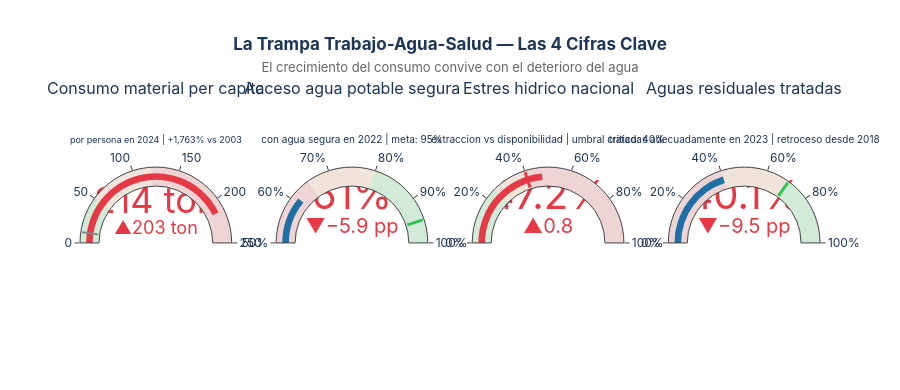

Notebook source saved alongside this figure:
### Markdown cell above
---
## Resumen Ejecutivo — Las 4 cifras del Trilema

### Code cell
# ══════════════════════════════════════════════════════════════════════════════
# FIGURA 1 — KPIs del Trilema (4 gauges)
# ══════════════════════════════════════════════════════════════════════════════

fig_kpi = make_subplots(
    rows=1, cols=4,
    subplot_titles=[
        'Consumo material per capita',
        'Acceso agua potable segura',
        'Estres hidrico nacional',
        'Aguas residuales tratadas'
    ],
    specs=[[{'type':'indicator'}]*4],
    horizontal_spacing=0.06
)

# KPI 1: Consumo material per cápita (explosion)
fig_kpi.add_trace(go.Indicator(
    mode='number+delta+gauge',
    value=214.0,
    delta={'reference': 11.5, 'valueformat':'.0f', 'suffix':' ton',
           'increasing':{'color': C_ALERTA}},
    number={'suffix':' ton', 'valueformat':'.0f',
            'font':{'size':36, 'color': C_ALERTA}},
    gauge={
        'axis':{'range':[0,250]},
        'bar':{'color': C_ALERTA,'thickness':0.35},
        'bgcolor':'#F0F0F0',
        'steps':[
            {'range':[0,50],  'color':'rgba(44,198,83,0.15)'},
            {'range':[50,120],'color':'rgba(244,162,97,0.15)'},
            {'range':[120,250],'color':'rgba(230,57,70,0.15)'}
        ],
        'threshold':{'line':{'color':'#888','width':2},'value':11.5}
    },
    title={'text':'por persona en 2024 | +1,763% vs 2003'}
), row=1, col=1)

# KPI 2: Acceso agua potable segura (retroceso)
fig_kpi.add_trace(go.Indicator(
    mode='number+delta+gauge',
    value=61.0,
    delta={'reference': 66.9, 'valueformat':'.1f', 'suffix':' pp',
           'decreasing':{'color': C_ALERTA}},
    number={'suffix':'%', 'valueformat':'.0f',
            'font':{'size':40, 'color': C_ALERTA}},
    gauge={
        'axis':{'range':[50,100], 'ticksuffix':'%'},
        'bar':{'color': C_AGUA,'thickness':0.35},
        'bgcolor':'#F0F0F0',
        'steps':[
            {'range':[50,65], 'color':'rgba(230,57,70,0.15)'},
            {'range':[65,80], 'color':'rgba(244,162,97,0.15)'},
            {'range':[80,100],'color':'rgba(44,198,83,0.15)'}
        ],
        'threshold':{'line':{'color': C_MEJORA,'width':3},'value':95}
    },
    title={'text':'con agua segura en 2022 | meta: 95%'}
), row=1, col=2)

# KPI 3: Estrés hídrico
fig_kpi.add_trace(go.Indicator(
    mode='number+delta+gauge',
    value=47.2,
    delta={'reference': 46.4, 'valueformat':'.1f',
           'increasing':{'color': C_ALERTA}},
    number={'suffix':'%', 'valueformat':'.1f',
            'font':{'size':40, 'color': C_ALERTA}},
    gauge={
        'axis':{'range':[0,100], 'ticksuffix':'%'},
        'bar':{'color': C_ALERTA,'thickness':0.35},
        'bgcolor':'#F0F0F0',
        'steps':[
            {'range':[0,25],  'color':'rgba(44,198,83,0.15)'},
            {'range':[25,40], 'color':'rgba(244,162,97,0.15)'},
            {'range':[40,100],'color':'rgba(230,57,70,0.15)'}
        ],
        'threshold':{'line':{'color': C_ALERTA,'width':3},'value':40}
    },
    title={'text':'extraccion vs disponibilidad | umbral critico: 40%'}
), row=1, col=3)

# KPI 4: Aguas residuales tratadas
fig_kpi.add_trace(go.Indicator(
    mode='number+delta+gauge',
    value=40.1,
    delta={'reference': 49.6, 'valueformat':'.1f', 'suffix':' pp',
           'decreasing':{'color': C_ALERTA}},
    number={'suffix':'%', 'valueformat':'.1f',
            'font':{'size':40, 'color': C_ALERTA}},
    gauge={
        'axis':{'range':[0,100], 'ticksuffix':'%'},
        'bar':{'color': C_AGUA,'thickness':0.35},
        'bgcolor':'#F0F0F0',
        'steps':[
            {'range':[0,40],  'color':'rgba(230,57,70,0.15)'},
            {'range':[40,70], 'color':'rgba(244,162,97,0.15)'},
            {'range':[70,100],'color':'rgba(44,198,83,0.15)'}
        ],
        'threshold':{'line':{'color': C_MEJORA,'width':3},'value':70}
    },
    title={'text':'tratadas adecuadamente en 2023 | retroceso desde 2018'}
), row=1, col=4)

fig_kpi.update_layout(
    title=dict(
        text='<b>La Trampa Trabajo-Agua-Salud — Las 4 Cifras Clave</b><br>'
             '<span style="font-size:13px;color:#666;font-weight:normal">'
             'El crecimiento del consumo convive con el deterioro del agua</span>',
        x=0.5, xanchor='center'
    ),
    height=390, paper_bgcolor='white',
    font=dict(family='Inter, Arial, sans-serif', color=C_LINEA)
)
fig_kpi.show()

### Figure 1 — Plotly figure (JSON) as saved in the notebook; plotly's stock layout.template omitted (floating-point values rounded to 4 significant figures)
{"data": [{"delta": {"increasing": {"color": "#E63946"}, "reference": 11.5, "suffix": " ton", "valueformat": ".0f"}, "domain": {"x": [0, 0.205], "y": [0, 1]}, "gauge": {"axis": {"range": [0, 250]}, "bar": {"color": "#E63946", "thickness": 0.35}, "bgcolor": "#F0F0F0", "steps": [{"color": "rgba(44,198,83,0.15)", "range": [0, 50]}, {"color": "rgba(244,162,97,0.15)", "range": [50, 120]}, {"color": "rgba(230,57,70,0.15)", "range": [120, 250]}], "threshold": {"line": {"color": "#888", "width": 2}, "value": 11.5}}, "mode": "number+delta+gauge", "number": {"font": {"color": "#E63946", "size": 36}, "suffix": " ton", "valueformat": ".0f"}, "title": {"text": "por persona en 2024 | +1,763% vs 2003"}, "type": "indicator", "value": 214}, {"delta": {"decreasing": {"color": "#E63946"}, "reference": 66.9, "suffix": " pp", "valueformat": ".1f"}, "domain": {"x": [0.265, 0.47], "y": [0, 1]}, "gauge": {"axis": {"range": [50, 100], "ticksuffix": "%"}, "bar": {"color": "#1D6FA4", "thickness": 0.35}, "bgcolor": "#F0F0F0", "steps": [{"color": "rgba(230,57,70,0.15)", "range": [50, 65]}, {"color": "rgba(244,162,97,0.15)", "range": [65, 80]}, {"color": "rgba(44,198,83,0.15)", "range": [80, 100]}], "threshold": {"line": {"color": "#2DC653", "width": 3}, "value": 95}}, "mode": "number+delta+gauge", "number": {"font": {"color": "#E63946", "size": 40}, "suffix": "%", "valueformat": ".0f"}, "title": {"text": "con agua segura en 2022 | meta: 95%"}, "type": "indicator", "value": 61}, {"delta": {"increasing": {"color": "#E63946"}, "reference": 46.4, "valueformat": ".1f"}, "domain": {"x": [0.53, 0.735], "y": [0, 1]}, "gauge": {"axis": {"range": [0, 100], "ticksuffix": "%"}, "bar": {"color": "#E63946", "thickness": 0.35}, "bgcolor": "#F0F0F0", "steps": [{"color": "rgba(44,198,83,0.15)", "range": [0, 25]}, {"color": "rgba(244,162,97,0.15)", "range": [25, 40]}, {"color": "rgba(230,57,70,0.15)", "range": [40, 100]}], "threshold": {"line": {"color": "#E63946", "width": 3}, "value": 40}}, "mode": "number+delta+gauge", "number": {"font": {"color": "#E63946", "size": 40}, "suffix": "%", "valueformat": ".1f"}, "title": {"text": "extraccion vs disponibilidad | umbral critico: 40%"}, "type": "indicator", "value": 47.2}, {"delta": {"decreasing": {"color": "#E63946"}, "reference": 49.6, "suffix": " pp", "valueformat": ".1f"}, "domain": {"x": [0.795, 1], "y": [0, 1]}, "gauge": {"axis": {"range": [0, 100], "ticksuffix": "%"}, "bar": {"color": "#1D6FA4", "thickness": 0.35}, "bgcolor": "#F0F0F0", "steps": [{"color": "rgba(230,57,70,0.15)", "range": [0, 40]}, {"color": "rgba(244,162,97,0.15)", "range": [40, 70]}, {"color": "rgba(44,198,83,0.15)", "range": [70, 100]}], "threshold": {"line": {"color": "#2DC653", "width": 3}, "value": 70}}, "mode": "number+delta+gauge", "number": {"font": {"color": "#E63946", "size": 40}, "suffix": "%", "valueformat": ".1f"}, "title": {"text": "tratadas adecuadamente en 2023 | retroceso desde 2018"}, "type": "indicator", "value": 40.1}], "layout": {"annotations": [{"font": {"size": 16}, "showarrow": false, "text": "Consumo material per capita", "x": 0.1025, "xanchor": "center", "xref": "paper", "y": 1, "yanchor": "bottom", "yref": "paper"}, {"font": {"size": 16}, "showarrow": false, "text": "Acceso agua potable segura", "x": 0.3675, "xanchor": "center", "xref": "paper", "y": 1, "yanchor": "bottom", "yref": "paper"}, {"font": {"size": 16}, "showarrow": false, "text": "Estres hidrico nacional", "x": 0.6325, "xanchor": "center", "xref": "paper", "y": 1, "yanchor": "bottom", "yref": "paper"}, {"font": {"size": 16}, "showarrow": false, "text": "Aguas residuales tratadas", "x": 0.8975, "xanchor": "center", "xref": "paper", "y": 1, "yanchor": "bottom", "yref": "paper"}], "font": {"color": "#1D3557", "family": "Inter, Arial, sans-serif"}, "height": 390, "paper_bgcolor": "white", "title": {"text": "<b>La Trampa Trabajo-Agua-Salud — Las 4 Cifras Clave</b><br><span style=\"font-size:13px;color:#666;font-weight:normal\">El crecimiento del consumo convive con el deterioro del agua</span>", "x": 0.5, "xanchor": "center"}}}
